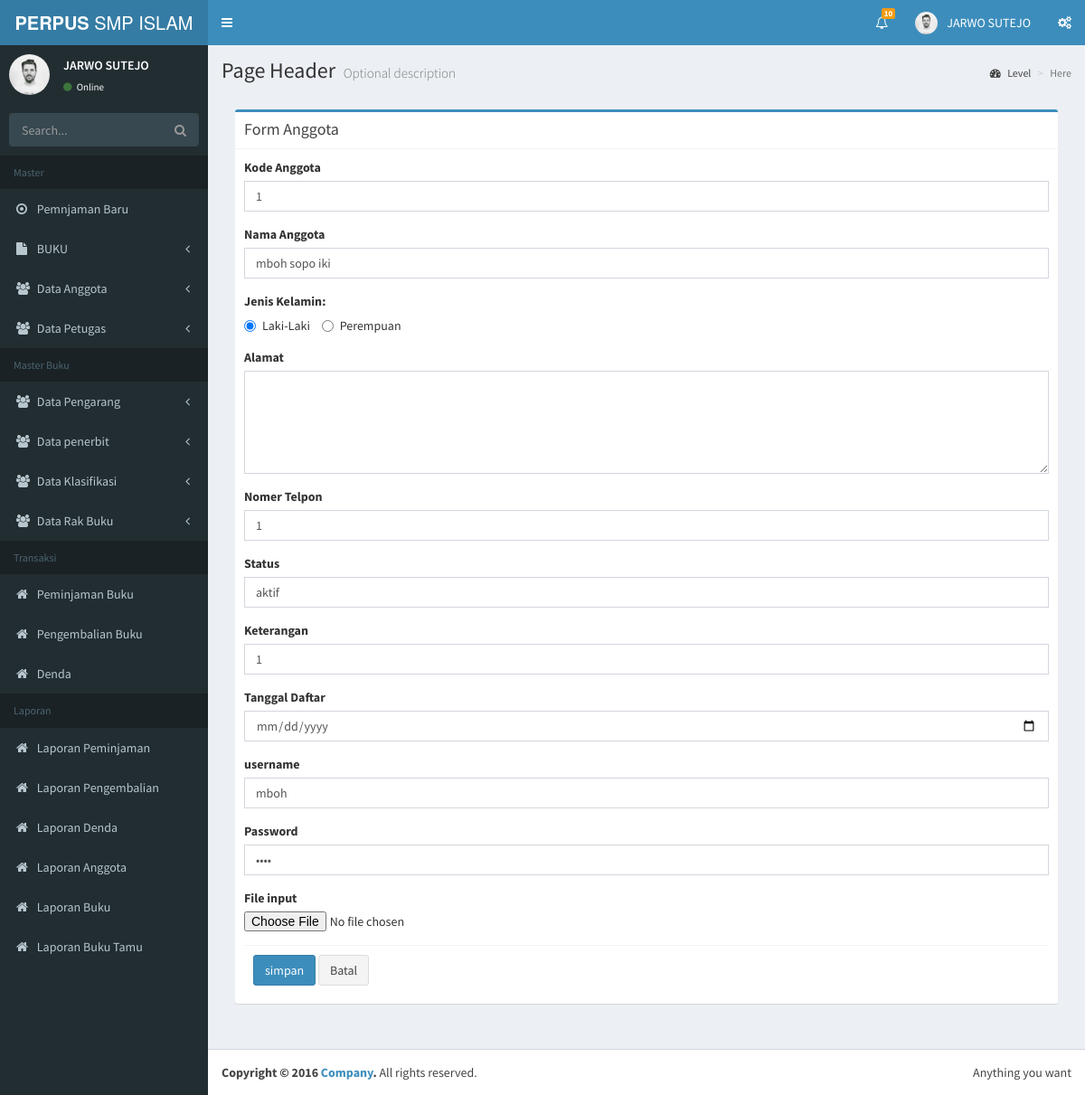
The page /pecahan/admin/index.php?page=anggota&aksi=edit&id=1 (signed in) on the database its author committed.
### tables this page shows
CREATE TABLE `anggota` (
  `kd_anggota` varchar(15) NOT NULL,
  `nama_anggota` varchar(45) NOT NULL,
  `jk` varchar(1) NOT NULL,
  `alamat` varchar(50) NOT NULL,
  `no_telp` varchar(13) NOT NULL,
  `stts` varchar(10) NOT NULL,
  `keterangan` varchar(30) NOT NULL,
  `tgl_daftar` timestamp NOT NULL DEFAULT CURRENT_TIMESTAMP ON UPDATE CURRENT_TIMESTAMP,
  `username` varchar(32) NOT NULL,
  `password` varchar(32) NOT NULL,
  `foto` varchar(100) NOT NULL,
  PRIMARY KEY (`kd_anggota`)
);

### pecahan/admin/anggota/anggota_edit_form.php (the view, shortened to what this page needs)
<?php
  $id = $_GET['id'];
  $sql = mysql_query("SELECT * FROM anggota where kd_anggota='".$id."'");
  while ($tampil = mysql_fetch_array($sql)) {
 ?>
<section class="content">
  <div class="row">
    <div class="col-md-12">
      <div class="box box-primary">
        <div class="box-header with-border">
          <h3 class="box-title">Form Anggota</h3>
        </div>
          <form role="form" method="POST">
                  <div class="box-body">
                      <div class="form-group">
                          <label >Kode Anggota</label>
                          <input  name="kd_anggota" type="name" class="form-control" id="kd_anggota" placeholder="Kode Anggota" value="<?php echo $tampil['kd_anggota']; ?>">
                      </div>
                      <div class="form-group">
                          <label >Nama Anggota</label>
                          <input name="nama_anggota" type="name" class="form-control" id="nama_anggota" placeholder="Nama Anggota" value="<?php echo $tampil['nama_anggota']; ?>">
                      </div>
                      <div class="form-group">
                           <label for="jk">Jenis Kelamin:</label><br>
                                 <div class="radio-inline">
                                       <input type="radio" name="jk" value="L" <?php if ($tampil['jk']=='L') echo "checked";?>> Laki-Laki
                                  </div>
                                  <div class="radio-inline">
                                       <input type="radio" name="jk" value="P" <?php if ($tampil['jk']=='P') echo "checked";?>> Perempuan
                                  </div>
                      </div>
                      <div class="form-group">
                           <label> Alamat</label>
                           <textarea name="alamat" class="form-control" rows="5" id="alamat" placeholder="Alamat" value="<?php echo $tampil['alamat']; ?>"> </textarea>
                      </div>
                      <div class="form-group">
                          <label >Nomer Telpon</label>
                          <input name="no_telp" type="name" class="form-control" id="no_telp" placeholder="Nomer Telpon" value="<?php echo $tampil['no_telp']; ?>">
                      </div>
                      <div class="form-group">
                          <label >Status</label>
                          <input name="stts" type="name" class="form-control" id="stts" placeholder="Status" value="<?php echo $tampil['stts']; ?>">
                      </div>
                      <div class="form-group">
                          <label >Keterangan</label>
                          <input name="keterangan"  type="name" class="form-control" id="keterangan" placeholder="Keterangan" value="<?php echo $tampil['keterangan']; ?>">
                      </div>
                      <div class="form-group">
                           <label>Tanggal Daftar</label>
                           <input name="tgl_daftar" type="date" class="form-control" placeholder="Tanggal Daftar" value="<?php echo $tampil['tgl_daftar']; ?>" >
                      </div>
                       <div class="form-group">
                            <label >username</label>
                            <input name="username"  type="name" class="form-control" id="username" placeholder="username" value="<?php echo $tampil['username']; ?>">
                      </div>
                      <div class="form-group">
                            <label >Password </label>
                            <input name="password" type="password" class="form-control" id="password" placeholder="Password"
                            value="<?php echo $tampil['password']; ?>">
                      </div>
                      <div class="form-group">
                            <label for="exampleInputFile">File input</label>
                            <input type="file" id="exampleInputFile">
                      </div>
                      <div class="box-footer">
                            <input type="submit" class="btn btn-primary" value="simpan" name="simpan">
                            <button type="button" class="btn btn-default" data-dismiss="modal">Batal</button>
                      </div>
    <?php } ?>
            </form>
      </div>

### rows shown on the page
anggota: kd_anggota "1", nama_anggota "mboh sopo iki", jk "☑", no_telp "1", stts "aktif", keterangan "1", username "mboh"

### other values the page prints
$_SESSION['nama'] "JARWO SUTEJO"
